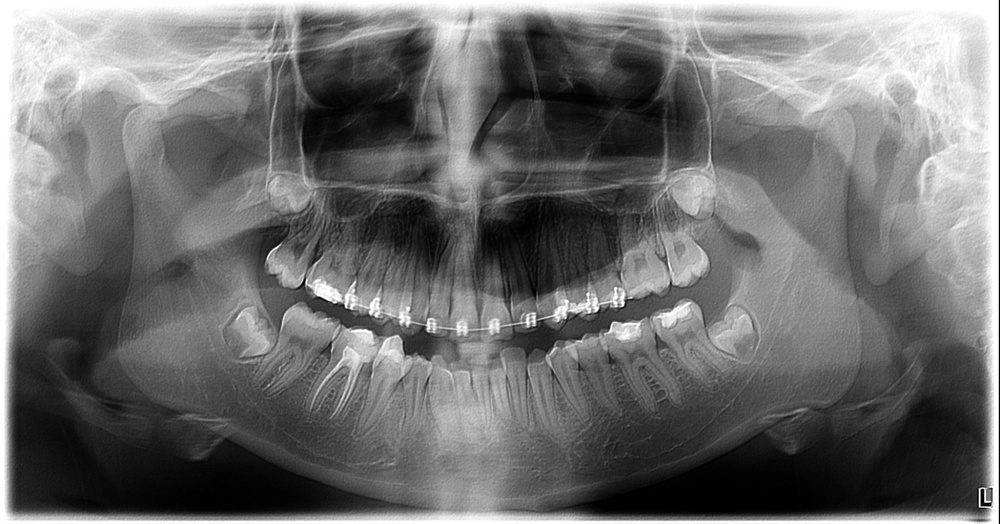
#> input picture backend/uploads/0f30174c-e72d-4322-be04-e945b0d6be94_WhatsApp_Image_2025-03-12_at_10.30.40.jpeg, 1000 x 524 px, shrunk from 1600 x 838 before the run
$ python -i cavity_detection.py   (imports and definitions only)
#> lines starting #> are read from the running program, lines starting #| are printed output that depends on the picture; after the words box and inside, x2 and y2 are one past the last pixel; in counts of white or black regions, pixels touching at a corner belong together
# backend/services/detection/cavity_detection.py
import cv2
import numpy as np
import os
import logging

logger = logging.getLogger(__name__)

def detect_cavities(image_path, output_dir):
    """
    Detect cavities in dental X-ray.

    Args:
        image_path: Path to the input image
        output_dir: Directory to save the result image

    Returns:
        Tuple of (result_path, detection_results) if successful,
        (None, None) otherwise
    """
#> called with output_dir = 'out.png'
    try:
        # Load the image using OpenCV
        img = cv2.imread(image_path)
#> img is the input picture: shape (524, 1000, 3); min 0, max 255, mean 111.4
        if img is None:
            logger.error(f"Could not read image at {image_path}")
            return None, None

        # For now, this is a placeholder for actual ML model inference
        # In a real implementation, you'd load and use your trained model here
        img_copy = img.copy()

        # Convert to grayscale if not already
        if len(img.shape) > 2:
            gray = cv2.cvtColor(img, cv2.COLOR_BGR2GRAY)
        else:
            gray = img
            img_copy = cv2.cvtColor(gray, cv2.COLOR_GRAY2BGR)

        # Mock detection: find potential cavity-like regions based on intensity
        _, binary = cv2.threshold(gray, 70, 255, cv2.THRESH_BINARY_INV)
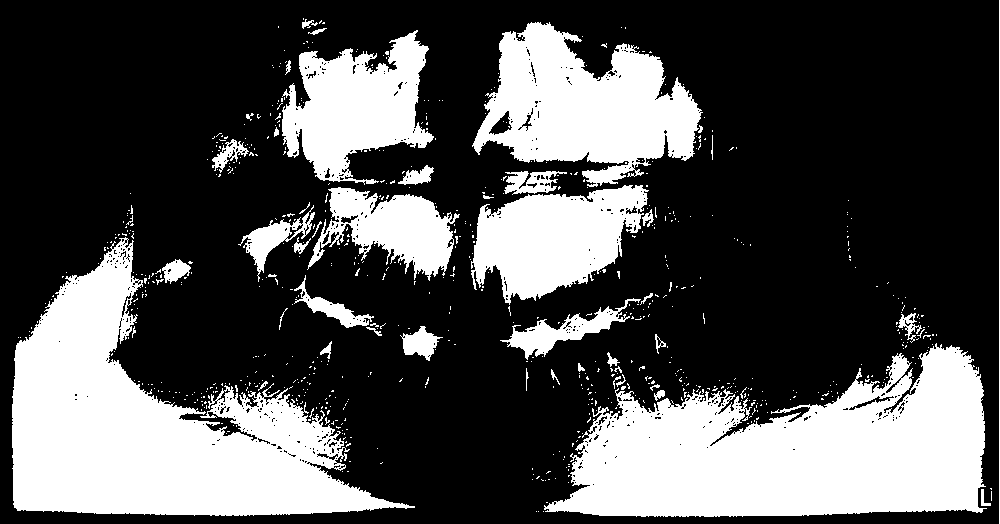
#> binary: shape (524, 1000); 31.4% white; 739 white regions (693 under 20 px)
        contours, _ = cv2.findContours(binary, cv2.RETR_EXTERNAL, cv2.CHAIN_APPROX_SIMPLE)
#> contours = 734 contours, 705 with area under 20; largest, box (x1, y1, x2, y2) and area: (12, 237, 415, 516) 48568, (544, 343, 987, 517) 47864, (472, 22, 703, 187) 21622, (282, 30, 434, 185) 13048, (471, 185, 649, 305) 12998

        # Filter contours by size and draw bounding boxes
        min_area = 50
        max_area = 1000
        cavities = []

        for i, contour in enumerate(contours):
            area = cv2.contourArea(contour)
            if min_area < area < max_area:
                x, y, w, h = cv2.boundingRect(contour)

                # Mock confidence score (random for demo)
                confidence = np.random.uniform(0.7, 0.95)

                # Draw on image
                cv2.rectangle(img_copy, (x, y), (x + w, y + h), (0, 0, 255), 2)
                cv2.putText(img_copy, f"{confidence:.2f}", (x, y - 5),
                           cv2.FONT_HERSHEY_SIMPLEX, 0.5, (0, 0, 255), 1)

                # Add to results
                cavities.append({
                    'id': i + 1,
                    'x': int(x),
                    'y': int(y),
                    'width': int(w),
                    'height': int(h),
                    'confidence': float(confidence)
                })
#> this loop made 734 passes
#> (area, x, y, w, h, confidence) on passes 160, 305, 319, 331, 347, 366, 439, 476, 505, 564, 607, 616: (51.5, 654, 390, 11, 11, 0.837), (55, 607, 352, 13, 15, 0.879), (58, 320, 341, 12, 18, 0.851), (67, 655, 334, 11, 20, 0.836), (701, 400, 326, 43, 35, 0.806), (210.5, 898, 313, 24, 30, 0.861), (877, 294, 275, 80, 53, 0.809), (382, 162, 259, 29, 25, 0.923), (84.5, 294, 237, 17, 17, 0.941), (76, 642, 209, 12, 18, 0.796), (783, 504, 171, 63, 24, 0.898), (334, 398, 165, 36, 20, 0.832)
#> area on pass 6: 46.5
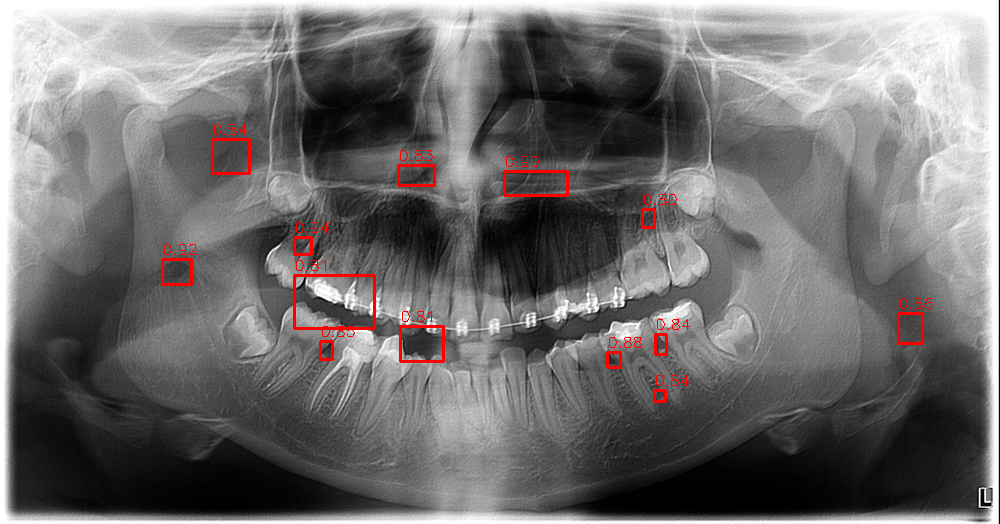
#> img_copy: shape (524, 1000, 3); 1.02% of pixels changed, all inside (x1, y1, x2, y2) = (161, 124, 933, 403)
#> after the loop, cavities = 13 items

        # Save the result image
        filename = f"cavities_{os.path.basename(image_path)}"
        output_path = os.path.join(output_dir, filename)
        cv2.imwrite(output_path, img_copy)

        return output_path, {
            'cavities': cavities,
            'count': len(cavities)
        }

    except Exception as e:
        logger.error(f"Error detecting cavities: {str(e)}")
        return None, None

>>> result = detect_cavities('../../uploads/0f30174c-e72d-4322-be04-e945b0d6be94_WhatsApp_Image_2025-03-12_at_10.30.40.jpeg', 'out.png')
